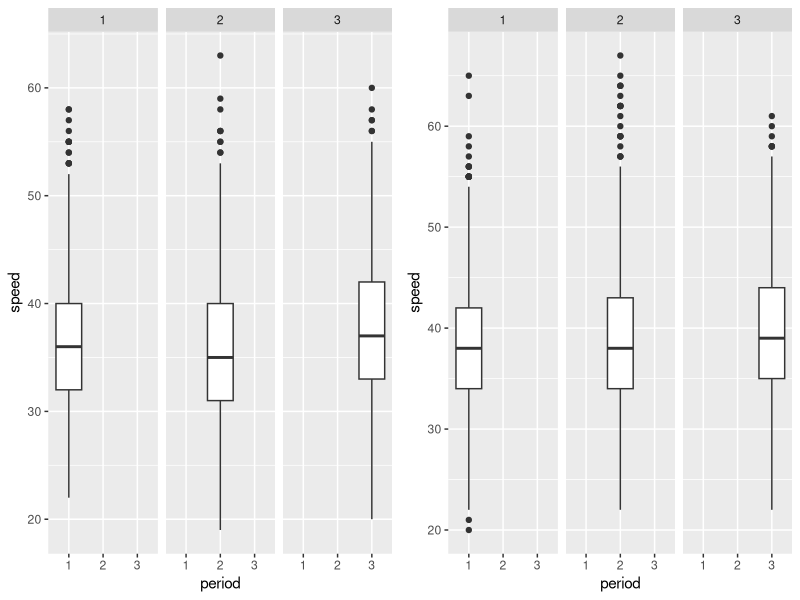

This figure's R source: (Note: this script raises an error after producing the figure.)
### Stats with R Exercise sheet 7

##########################
#Week 8: ANOVA
##########################

## This exercise sheet contains the exercises that you will need to complete and 
## submit by 23:55 on Monday, December 16. Write the code below the questions. 
## If you need to provide a written answer, comment this out using a hashtag (#). 
## Submit your homework via moodle.
## You are required to work together in groups of three students, but everybody 
## needs to submit the group version of the homework via moodle individually.
## You need to provide a serious attempt to each exercise in order to have
## the assignment graded as complete. 

## Please write below your (and your teammates) name, matriculation number. 
## Name: Noon Pokaratsiri Goldstein, Pauline Sander, Axel Allen
## Matriculation number: 2581469, 2581310, 2579024

## Change the name of the file by adding your matriculation numbers
## (exercise0N_firstID_secondID_thirdID.R)

###########################################################################################



#######################
### Exercise 1: Preparation
#######################

library(boot)
library(ggplot2)
library(reshape)
library(dplyr)

# This time we will be working with the "amis" data frame (package 'boot') that has 
# 8437 rows and 4 columns.

# In a study into the effect that warning signs have on speeding patterns, 
# Cambridgeshire County Council considered 14 pairs of locations. The locations were 
# paired to account for factors such as traffic, volume and type of road. One site in 
# each pair had a sign erected warning of the dangers of speeding and asking drivers 
# to slow down. No action was taken at the second site. Three sets of measurements 
# were taken at each site. 
# Each set of measurements was nominally of the speeds of 100 cars but not all sites 
# have exactly 100 measurements. These speed measurements were taken before the 
# erection of the sign, shortly after the erection of the sign, and again after 
# the sign had been in place for some time.

# a) For the further reference please use ?amis. 
# It may take some time to understand the dataset. 
?amis

# b) Load the dataset, store it into a variable called "data", and briefly inspect it. 
# Feel free to make some plots and calculate some statistics in order to understand 
# the data.
data <- amis
glimpse(data)
head(data)
# c) All our columns have numeric type. Convert the categorial columns to factors.
cols <- c("period", "warning", "pair")
data[cols] <- lapply(data[cols], factor)
glimpse(data)

# d) Plot boxplots for the distribution of `speed` for each of the `period` values 
# (before, immediately after and after some time). Build 2 plots (each containing 3 
# boxplots) side by side depending on the `warning` variable.
# (For all plots here and below please use ggplot)
library(gridExtra)
data_w1 <- filter(data, warning==1)
data_w2 <- filter(data, warning==2)
ggp1 <- ggplot(data_w1, aes(period, speed)) + geom_boxplot() + facet_wrap(~period)
ggp2 <- ggplot(data_w2, aes(period, speed)) + geom_boxplot() + facet_wrap(~period)
grid.arrange(ggp1, ggp2, ncol = 2)  

# e) What can you conclude looking at the plots? What can you say about people's 
# behaviour in different periods: before, immediately after and after some time?


# f) What are your ideas about why the data with warning==2 (sites where no sign was 
# erected) was collected?


#######################
### Exercise 2: 1-way ANOVA
#######################

# a) First let's create a new data frame which will be used for all exercise 2.
# For the 1-way ANOVA we will be working with a subset of `amis` using only the 
# data for sites where warning signs were erected, which corresponds to warning==1. 
# Therefore first subset your data to filter out warning==2 and then apply cast() 
# to average "speed" over each "pair" and "period". 
# Assign this new data frame to the variable casted_data.
data_w1 <- filter(data, warning==1)
mdata <- melt(data_w1, id.vars = c("pair", "period"),
                 measure.vars = c("speed"))
casted_data <- dcast(mdata, pair + period ~ variable, mean, na.rm = T)

# b) Build boxplots of the average speed depending on "period".
ggplot(casted_data, aes(period, speed)) + geom_boxplot() + facet_wrap(~period)

# c) Looking at the boxplots, is there a difference between the periods?


# Now, let's check the ANOVA assumptions and whether they are violated or not 
# and why.

# d) Independence assumption
# (Figure out the best way to check this assumption and give a detailed justified 
# answer to whether it is violated or not.)
duplicated(casted_data)
#no repeated measures

# e) Normality of residuals
# (Figure out the best way to check this assumption and give a detailed justified 
# answer to whether it is violated or not.)

# f) Homogeneity of variance of residuals
# (Figure out the best way to check this assumption and give a detailed justified 
# answer to whether it is violated or not.)

# g) Now we are ready to perform 1-way ANOVA: please use the function aov() on the 
# speed depending on the period, report p-value and interpret the result in details.


# h) Please do pairwise t-tests of the same variables as in g) using pairwise.t.test().


# i) Report the pairwise p-values and interpret the result in detail.


# j) Try to use no adjustment for pairwise testing and then the Bonferroni correction.
# Does the result change?


#######################
### Exercise 3: 2-way ANOVA
#######################
# a) Now we want to analyze the influence of 2 categorial variables 
# (period and warning) on the speed.
# So let's turn back to our initial dataset amis (not its subset with warning==1).
# First, we need to average the speed over each `pair`, `warning` and `period
# Cast your data again and assign the resuts to casted_data2.

# b) Calculate the mean for each of the 6 possible pairs of `period` and `warning`.


# c) Do you think there is a significant difference between some of the groups?


# d) Now apply the 2-way ANOVA: please use the function aov() on the speed depending 
# on the period and warning.
# Report the p-value and interpret the result in detail.


# e) What do you conclude about the behaviour of drivers based on the 2-way ANOVA?
